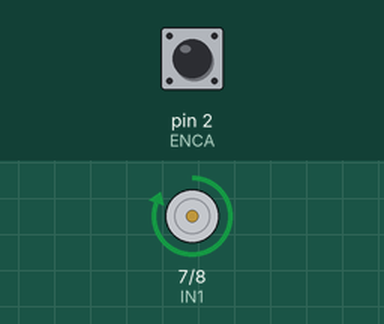
A sketch run on a simulated Arduino Uno, built with avr-gcc and run on an emulated ATmega328P. Parts: motor-driver pin pairs drawn as motors (green arrow = first pin HIGH = forward, orange = second pin HIGH = backward, longer = more drive, scaled by the enable pin). The inputs (shaded band) are chosen by the test bench; at power-on: pin 2 (ENCA) HIGH. What the sketch prints to the serial monitor is not drawn.

Above: at 0.1 s.
Timing chart, 0 to 1.6 s (numbered marks = the images above):
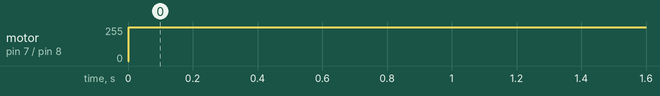

Measured:
- by itself, motor on pin 7 (IN1) / pin 8 (IN2): stopped → forward 255/255 at 0.00 s

The sketch:

closed_loop_test.ino
```cpp
#define ENCA 2 // YELLOW
#define ENCB 3 // WHITE
#define PWM 9
#define IN1 7
#define IN2 8
#define pwmPower 4
volatile int posi = 0;
long prevT = 0;
float eprev = 0;
float eintegral = 0;

//Encoder variables
/*******************************************/
double new_time = 0;
double old_time = 0;
double clkPinRightCurrent = LOW;
double clkPinRightLast = clkPinRightCurrent;
int rightCount = 0;
bool moved = 0;
double encoderSteps = 16*50;
double theta;
double current_angle = 0;
double target_angle = 0;

// Serial Input from Pi
String data;
bool DataRead;

void setup() {
  Serial.begin(115200);
  pinMode(pwmPower,OUTPUT);
  pinMode(ENCA,INPUT);
  pinMode(ENCB,INPUT);
  attachInterrupt(digitalPinToInterrupt(ENCA),rightRotation,RISING);

  pinMode(PWM,OUTPUT);
  pinMode(IN1,OUTPUT);
  pinMode(IN2, OUTPUT);

  theta = 360.0/encoderSteps;
  Serial.print(target_angle);
  Serial.print("\t");
  Serial.println(millis());
  delay(1);
  // Turn 1 radian
  target_angle = 180 / PI;
}

void loop() {
  double loop_time_start = millis();
  digitalWrite(pwmPower,HIGH);
  // PID constants
  float kp = 25;

  // motor power
  double e = current_angle - target_angle;
  double pwr = e*kp;

  int dir = 0;
  // motor direction
  if(current_angle - target_angle < 0){
    dir = 1;
  }
  if(current_angle - target_angle > 0){
    dir = -1;
  }

  // signal the motor
  setMotor(dir,pwr,PWM,IN1,IN2);
  //setMotor(pwr,PWM);

  if(moved == 1){
    Serial.print(current_angle*(PI/180));
    Serial.print("\t");
    Serial.println(millis());
    moved = 0;
  }
  double loop_time_end = millis();
}

void setMotor(int dir, int pwmVal, int pwm, int in1, int in2){
  analogWrite(pwm,pwmVal);
  if(dir == 1){
    digitalWrite(in1,HIGH);
    digitalWrite(in2,LOW);
  }
  else if(dir == -1){
    digitalWrite(in1,LOW);
    digitalWrite(in2,HIGH);
  }
  else{
    digitalWrite(in1,LOW);
  }
}


void rightRotation() {
  if(old_time == millis()){
    return;
  }
  clkPinRightCurrent = digitalRead(ENCA);    //read the state of the right clk pin


//Check where the right dt pin is to check whether it moved clockwise or counter clockwise
  if((clkPinRightLast == LOW) && (clkPinRightCurrent == HIGH)) {
    if(digitalRead(ENCB) == LOW) {
      rightCount = 1;    //increase count for clockwise
    }
    else {
      rightCount = -1;    //decrease count for counter clockwise
    }
  }
  old_time = millis();
  current_angle  = current_angle + rightCount*theta;
  clkPinRightLast = LOW;   //set the last state as the current to restart the loop
  moved = 1;    //set flag to begin printing data
}
```
